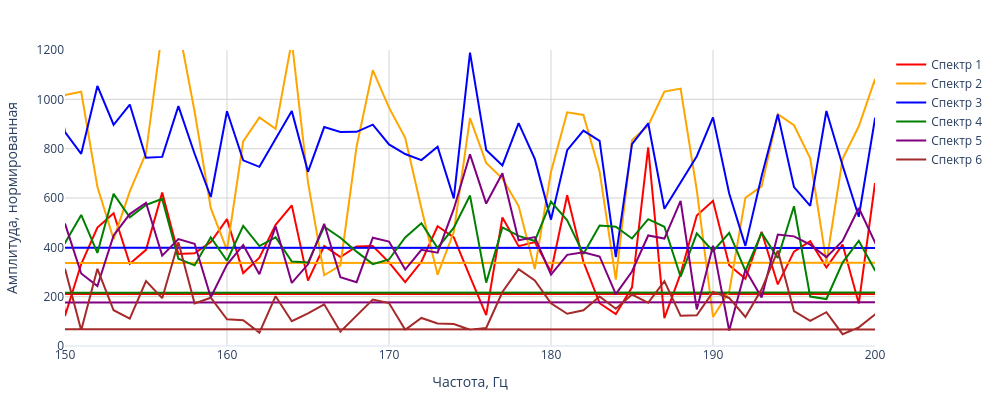

This figure's notebook cell:
### Code cell
import plotly.graph_objects as go
import numpy as np

# Считаем спектры для новых данных
spectrum_1 = np.abs(fft(data_seism_1[:, 0]))
spectrum_2 = np.abs(fft(data_seism_2[:, 0]))
spectrum_3 = np.abs(fft(data_seism_3[:, 0]))
spectrum_4 = np.abs(fft(data_seism_4[:, 0]))
spectrum_5 = np.abs(fft(data_seism_5[:, 0]))
spectrum_6 = np.abs(fft(data_seism_6[:, 0]))


# Создаем интерактивное окно Plotly
fig = go.Figure()
t = np.arange(len(data_seism_1[:, 0])) / sample_rate

f = fftfreq(len(data_seism_1[:, 0]), 1/sample_rate)
# Списки данных для упаковки в цикл
spectrums = [spectrum_1, spectrum_2, spectrum_3, spectrum_4, spectrum_5, spectrum_6]
frequencies = [f, f, f, f, f, f]
colors = ['red', 'orange', 'blue', 'green', 'purple', 'brown']
labels = ['Спектр 1', 'Спектр 2', 'Спектр 3', 'Спектр 4', 'Спектр 5', 'Спектр 6']

# Добавляем графики
for f, s, color, label in zip(frequencies, spectrums, colors, labels):
    fig.add_trace(go.Scatter(
        x=f, 
        y=s, 
        mode='lines', 
        name=label,
        line=dict(color=color),
        hovertemplate='<b>%{text}</b><br>Частота: %{x:.2f} Гц<br>Амплитуда: %{y:.2f}<extra></extra>',
        text=[label] * len(f)
    ))

# Настраиваем отображение (сетка, размеры, ограничения осей)
fig.update_layout(
    xaxis_title='Частота, Гц',
    yaxis_title='Амплитуда, нормированная',
    xaxis=dict(range=[150, 200], showgrid=True, gridcolor='LightGray'),
    yaxis=dict(range=[0, 1200],showgrid=True, gridcolor='LightGray'),
    width=1000,
    height=400,
    margin=dict(l=40, r=40, t=50, b=40),
    template='plotly_white',
    hovermode='x unified' # При наведении показывает значения всех 6 спектров одновременно
)

# Выводим график на экран
fig.show()

### Figure 1 — Plotly figure (JSON) as saved in the notebook; plotly's stock layout.template omitted (floating-point values rounded to 4 significant figures; data arrays with more than 128 entries replaced by an {"elided": "..."} marker saying what was removed)
{"data": [{"hovertemplate": "<b>%{text}</b><br>Частота: %{x:.2f} Гц<br>Амплитуда: %{y:.2f}<extra></extra>", "line": {"color": "red"}, "mode": "lines", "name": "Спектр 1", "text": {"elided": "1000 str values"}, "type": "scatter", "x": {"elided": "1000 int values"}, "y": {"elided": "1000 float values"}}, {"hovertemplate": "<b>%{text}</b><br>Частота: %{x:.2f} Гц<br>Амплитуда: %{y:.2f}<extra></extra>", "line": {"color": "orange"}, "mode": "lines", "name": "Спектр 2", "text": {"elided": "1000 str values"}, "type": "scatter", "x": {"elided": "1000 int values"}, "y": {"elided": "1000 float values"}}, {"hovertemplate": "<b>%{text}</b><br>Частота: %{x:.2f} Гц<br>Амплитуда: %{y:.2f}<extra></extra>", "line": {"color": "blue"}, "mode": "lines", "name": "Спектр 3", "text": {"elided": "1000 str values"}, "type": "scatter", "x": {"elided": "1000 int values"}, "y": {"elided": "1000 float values"}}, {"hovertemplate": "<b>%{text}</b><br>Частота: %{x:.2f} Гц<br>Амплитуда: %{y:.2f}<extra></extra>", "line": {"color": "green"}, "mode": "lines", "name": "Спектр 4", "text": {"elided": "1000 str values"}, "type": "scatter", "x": {"elided": "1000 int values"}, "y": {"elided": "1000 float values"}}, {"hovertemplate": "<b>%{text}</b><br>Частота: %{x:.2f} Гц<br>Амплитуда: %{y:.2f}<extra></extra>", "line": {"color": "purple"}, "mode": "lines", "name": "Спектр 5", "text": {"elided": "1000 str values"}, "type": "scatter", "x": {"elided": "1000 int values"}, "y": {"elided": "1000 float values"}}, {"hovertemplate": "<b>%{text}</b><br>Частота: %{x:.2f} Гц<br>Амплитуда: %{y:.2f}<extra></extra>", "line": {"color": "brown"}, "mode": "lines", "name": "Спектр 6", "text": {"elided": "1000 str values"}, "type": "scatter", "x": {"elided": "1000 int values"}, "y": {"elided": "1000 float values"}}], "layout": {"height": 400, "hovermode": "x unified", "margin": {"b": 40, "l": 40, "r": 40, "t": 50}, "width": 1000, "xaxis": {"gridcolor": "LightGray", "range": [150, 200], "showgrid": true, "title": {"text": "Частота, Гц"}}, "yaxis": {"gridcolor": "LightGray", "range": [0, 1200], "showgrid": true, "title": {"text": "Амплитуда, нормированная"}}}}
